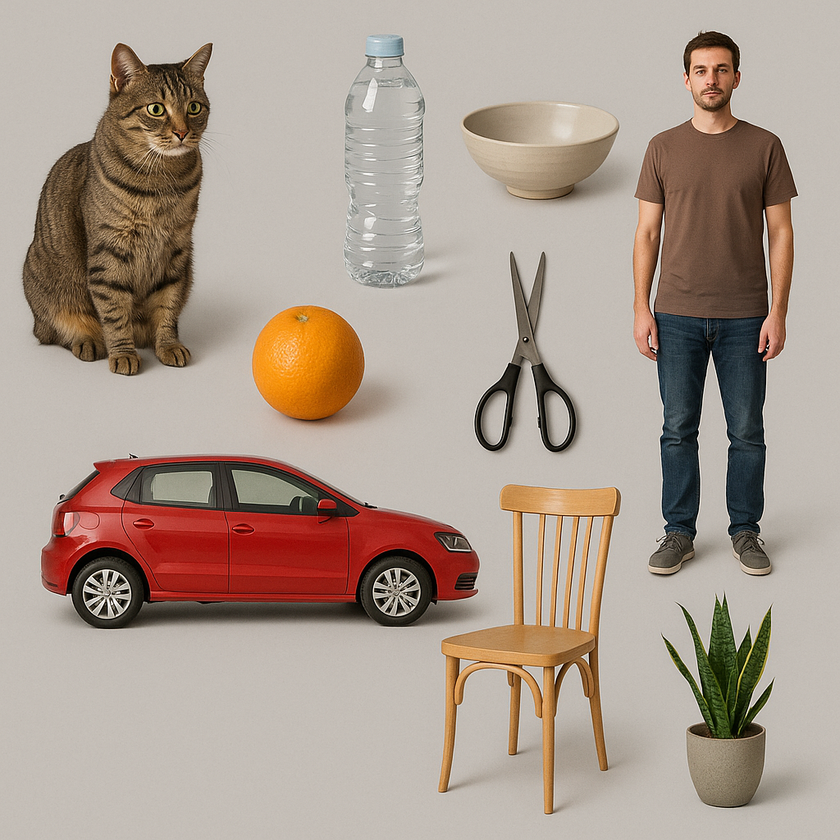
#> input picture aiaas/AI/image_segmentation/testimage.png, 840 x 840 px, shrunk from 1024 x 1024 before the run
$ python clustering_segmentation.py
#> lines starting #> are read from the running program, lines starting #| are printed output that depends on the picture
import cv2
import matplotlib.pyplot as plt
import numpy as np
from sklearn.cluster import KMeans
from sklearn.cluster import MeanShift


image = cv2.imread('testimage.png')
#> image is the input picture: shape (840, 840, 3); mean B, G, R 142, 154.3, 170.6
image_rgb = cv2.cvtColor(image, cv2.COLOR_BGR2RGB)
pixel_values = image_rgb.reshape(-1, 3)

pixel_values = np.float32(pixel_values)

k = 5
kmeans = KMeans(n_clusters=k, random_state=42)
labels = kmeans.fit_predict(pixel_values)

centers = np.uint8(kmeans.cluster_centers_)

segmented_image = centers[labels.flatten()]

segmented_image = segmented_image.reshape(image_rgb.shape)
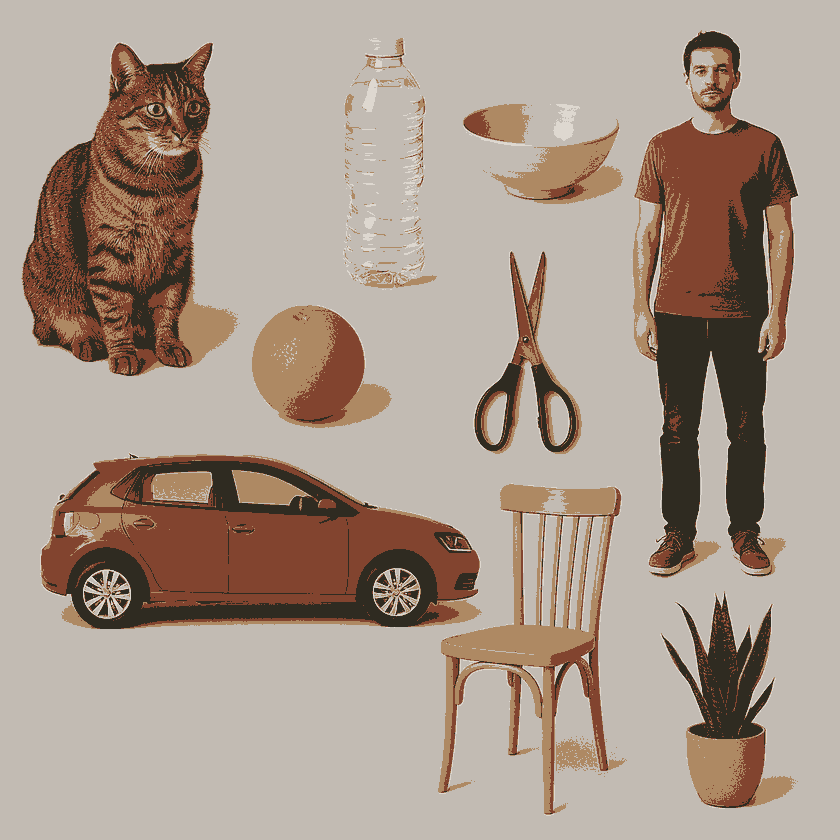
#> segmented_image: shape (840, 840, 3); mean R, G, B 170.3, 154, 141.5


mean_shift = MeanShift(bandwidth=40)
#> (the run stopped early here; a loop or call above may not have finished)
